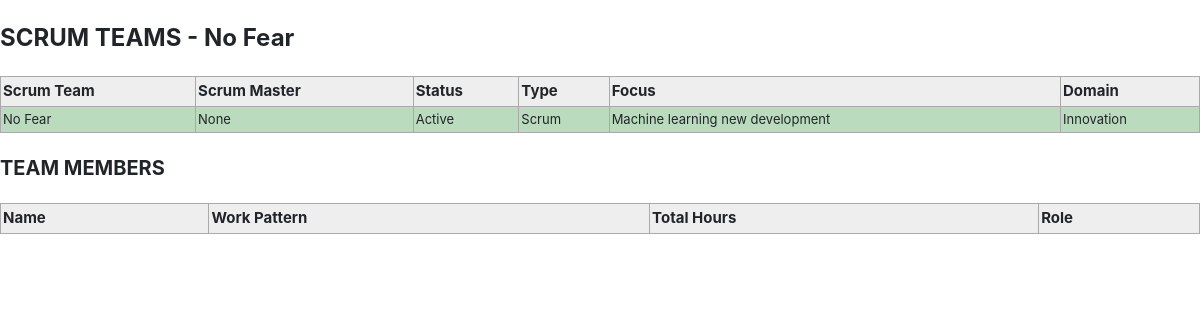
Screenshot of /3/ with the database file from the repository.
### TeamXapp/models.py (models this page shows, shortened)
class ScrumTeam(models.Model):
    team_name = models.CharField(max_length=30, verbose_name="Scrum Team Name", null=True, blank=True)
    team_type = models.ForeignKey("ScrumTeamType", on_delete=models.PROTECT, null=True, blank=True, verbose_name="Team Type")
    current_focus = models.TextField(blank=True, null=True, verbose_name="Current Focus")
    scrum_master = models.ForeignKey("AllMembers", on_delete=models.DO_NOTHING, null=True, blank=True, verbose_name="Scrum Master")
    team_status = models.ForeignKey("ScrumTeamStatus", on_delete=models.DO_NOTHING, null=True, blank=True, verbose_name="Team Status")
    domain = models.ForeignKey('Domain', null=True, blank=True, on_delete=models.DO_NOTHING, verbose_name="Domain")
    class Meta:
        verbose_name = 'Scrum Team'
        verbose_name_plural = 'Scrum Teams'

class ScrumTeamStatus(models.Model):
    name = models.CharField(max_length=30)
    description = models.TextField(blank=True, null=True, verbose_name="Description")
    def __str__(self):
        return self.name
    class Meta:
        verbose_name = 'Scrum Team Status'
        verbose_name_plural = 'Scrum Team Status'

class ScrumTeamType(models.Model):
    name = models.CharField(max_length=30)
    description = models.TextField(blank=True, null=True, verbose_name="Description")
    def __str__(self):
        return self.name
    class Meta:
        verbose_name = 'Scrum Team Type'
        verbose_name_plural = 'Scrum Team Types'

class Domain(models.Model):
    domain_name = models.CharField(max_length=30, null=True, blank=True)
    description = models.TextField(blank=True, null=True, verbose_name="Description")
    def __str__(self):
        return self.domain_name
    class Meta:
        verbose_name = 'Domain'
        verbose_name_plural = 'Domains'

### TeamXapp/views.py (the view)
# urls.py: url(r'(?P<pk>\d+)/$', team_details , name = 'team_details'),
def team_details(request, pk, *args, **kwargs):
    team_stuff = ScrumTeam.objects.get(pk=pk)
    people_stuff = AllMembers.objects.filter(scrum_team_name=pk)
    context = {"team"   : team_stuff,
               "all_people" : people_stuff}
    target_page = './html/a_team.html'
    return render(request,  target_page , context)

### templates/html/a_team.html (shortened to what this page needs)
{% extends "base.html" %}
{% block content %}
<div class="ScrumTeam">SCRUM TEAMS - {{ team.team_name }}</div>
    <table class="blueTable">
        <tr>
            <th class="">Scrum Team</th>
            <th class="">Scrum Master</th>
            <th class="">Status</th>
            <th class="">Type</th>
            <th class="">Focus</th>
            <th class="">Domain</th>
        </tr>
        <tr>
            <td class="">{{ team.team_name }}</td>
            <td class="">{{ team.scrum_master}}</td>
            <td class="">{{ team.team_status}}</td>
            <td class="">{{ team.team_type}} </td>
            <td class="">{{ team.current_focus}}</td>
            <td class="">{{ team.domain}}</td>
        </tr>
    </table>
<div class="TeamMembers">TEAM MEMBERS</div>
    <table class="blueTable">
        <tr>
            <th class="">Name</th>
            <th class="">Work Pattern</th>
            <th class="">Total Hours</th>
            <th class="">Role</th>
        </tr>
    </table>
{% endblock%}

### static/css/w3.css (style rules this page uses)
*,*:before,*:after { box-sizing:inherit }
html { -ms-text-size-adjust:100%;-webkit-text-size-adjust:100% }
body { margin:0 }
html,body { font-family:Verdana,sans-serif;font-size:15px;line-height:1.5 }
html { overflow-x:hidden }

### static/css/style.css (style rules this page uses)
html { scroll-behavior: smooth; }
body, html { height: 100% }

### templates/html/a_team.html (style rules this page uses)
.ScrumTeam { font-size: 24px; font-weight: bold; margin-top: 20px; margin-bottom: 20px; }
.TeamMembers { font-size: 20px; font-weight: bold; margin-top: 20px; margin-bottom: 20px; }
table.blueTable { border: 1px solid #1C6EA4; background-color: #EEEEEE; width: 100%; text-align: left; border-collapse: collapse; }
table.blueTable td, table.blueTable th { border: 1px solid #AAAAAA; padding: 3px 2px; }
table.blueTable tbody td { font-size: 13px; }
table.blueTable tr:nth-child(even) { background: #badbbd; }

### rows the page displays
ScrumTeam: team_name "No Fear", scrum_master "None", team_status "Active", team_type "Scrum", current_focus "Machine learning new development", domain "Innovation"
